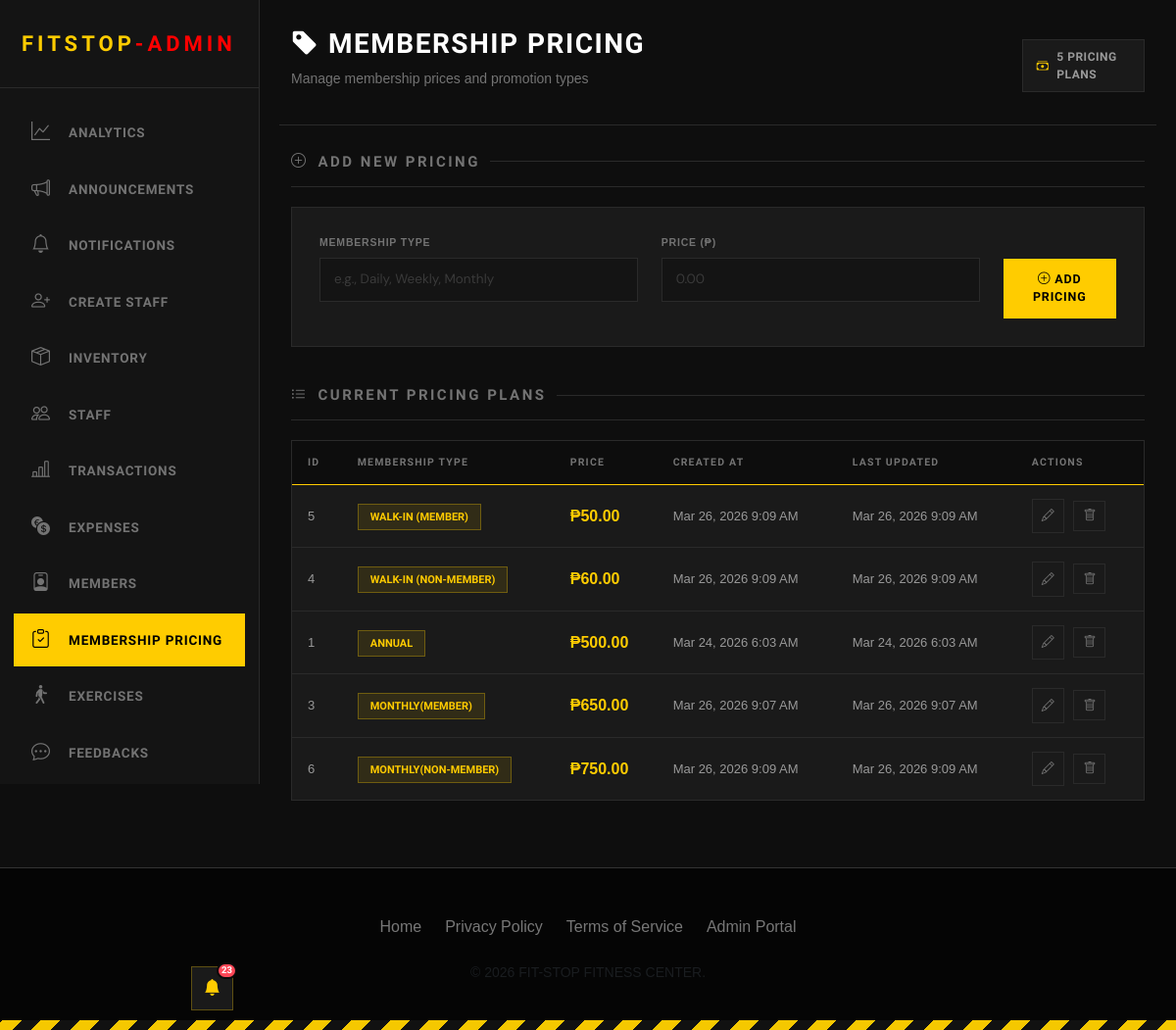
Page /admin/membership_pricing.php (signed in) on the committed database.
### tables this page shows
CREATE TABLE membership_price (     m_price_id INTEGER PRIMARY KEY AUTOINCREMENT,     price REAL NOT NULL,       promo_type TEXT,     created_at DATETIME DEFAULT CURRENT_TIMESTAMP,     updated_at DATETIME DEFAULT CURRENT_TIMESTAMP );

### admin/membership_pricing.php (the view, shortened to what this page needs)
<?php
include("../Login/connection.php");
$stmt = $pdo->query("SELECT * FROM membership_price ORDER BY price ASC");
$pricing = $stmt->fetchAll();
?>
<!DOCTYPE html>
<html>
<head>
    <link rel="stylesheet" href="styles.css">
    <link rel="stylesheet" href="https://cdn.jsdelivr.net/npm/bootstrap-icons@1.11.0/font/bootstrap-icons.css">
    <link href="https://cdn.jsdelivr.net/npm/bootstrap@5.3.8/dist/css/bootstrap.min.css" rel="stylesheet"
>
</head>
<body>
    <?php include('includes/header_admin.php') ?>
    <div class="main-content">
        <div class="topbar row">
            <div class="topbar-left col-sm-12 col-xl-6">
                <h1><i class="bi bi-tag-fill"></i> Membership Pricing</h1>
                <p>Manage membership prices and promotion types</p>
            </div>
            <div class="topbar-right col-sm-12 col-xl-2 col-xl-offset-4">
                <div class="topbar-badge">
                    <i class="bi bi-cash-stack"></i>
                    <span><?php echo count($pricing); ?> Pricing Plans</span>
                </div>
            </div>
        </div>
        <section class="reveal-right">
            <h2><i class="bi bi-plus-circle"></i> Add New Pricing</h2>
            <div class="registration-card">
                <form method="POST" id="addPricingForm">
                    <div class="row">
                        <div class="form-group col-sm-12 col-xl-5">
                            <label class="form-label">Membership Type</label>
                            <input type="text" name="promo_type" class="form-input text-only"
                                placeholder="e.g., Daily, Weekly, Monthly" maxlength="50" required>
                        </div>
                        <div class="form-group col-sm-12 col-xl-5">
                            <label class="form-label">Price (₱)</label>
                            <input type="text" name="price" class="form-input number-only" placeholder="0.00"
                                maxlength="10" required>
                        </div>
                        <div class="form-group col-sm-12 col-xl-2 mt-4">
                            <button type="submit" class="btn-primary">
                                <i class="bi bi-plus-circle"></i> Add Pricing
                            </button>
                        </div>
                    </div>
                </form>
            </div>
        </section>
        <section>
            <h2><i class="bi bi-list-ul"></i> Current Pricing Plans</h2>
            <div class="inventory-table">
                <table>
                    <thead>
                        <tr>
                            <th>ID</th>
                            <th>Membership Type</th>
                            <th>Price</th>
                            <th>Created At</th>
                            <th>Last Updated</th>
                            <th>Actions</th>
                        </tr>
                    </thead>
                    <tbody>
                        <?php if (count($pricing) > 0): ?>
                            <?php foreach ($pricing as $plan): ?>
                                <tr class="reveal">
                                    <td><?php echo $plan['m_price_id']; ?></td>
                                    <td>
                                        <span
                                            style="padding: 6px 12px; background: rgba(255, 204, 0, 0.1); border: 1px solid rgba(255, 204, 0, 0.3); color: var(--hazard); font-weight: 700; text-transform: uppercase; font-size: 11px; font-family: 'Chakra Petch', sans-serif;">
                                            <?php echo htmlspecialchars($plan['promo_type']); ?>
                                        </span>
                                    </td>
                                    <td>
                                        <strong
                                            style="color: var(--hazard); font-size: 16px;">₱<?php echo number_format($plan['price'], 2); ?></strong>
                                    </td>
                                    <td><?php echo date('M d, Y g:i A', strtotime($plan['created_at'])); ?></td>
                                    <td><?php echo date('M d, Y g:i A', strtotime($plan['updated_at'])); ?></td>
                                    <td>
                                        <button class="btn-icon"
                                            onclick="editPrice(<?php echo htmlspecialchars(json_encode($plan)); ?>)">
                                            <i class="bi bi-pencil"></i>
                                        </button>
                                        <a href="?delete=<?php echo $plan['m_price_id']; ?>" class="btn-icon"
                                            onclick="return confirm('Delete this pricing plan?')">
                                            <i class="bi bi-trash"></i>
                                        </a>
                                    </td>
                                </tr>
                            <?php endforeach; ?>
                        <?php endif; ?>
                    </tbody>
                </table>
            </div>
        </section>
    </div>
    <?php include('includes/footer_admin.php') ?>
</body>
</html>

### styles.css (style rules this page uses)
:root { --bg-void: #0a0a0a; --bg-surface: #141414; --bg-card: #1a1a1a; --hazard-yellow: #ffcc00; --text-primary: #ffffff; --text-muted: #a0a0a0; --border-industrial: 1px solid #333; }
body { background-color: var(--bg-void); color: var(--text-primary); font-family: "Inter", sans-serif; overflow-x: hidden; }
h1, h2, h3, h4, h5, .brand-font { font-family: "Chakra Petch", sans-serif; text-transform: uppercase; letter-spacing: 1px; }
:root { --yellow: #f5c800; --yellow-dim: #c9a400; --dark: #0e0e0e; --dark2: #161616; --dark3: #1e1e1e; --border: #2a2a2a; --text: #d0d0d0; --text-muted: #737373; }
* { box-sizing: border-box; }
body { background-color: var(--dark); font-family: "Barlow", sans-serif; color: var(--text); min-height: 100vh; }
body::after { content: ""; display: block; height: 10px; background: repeating-linear-gradient( -45deg, var(--yellow) 0px, var(--yellow) 14px, #111 14px, #111 28px ); position: fixed; bottom: 0; left: 0; right: 0; z-index: 999; }

### admin/admin_custom_styles.css (style rules this page uses)
.reveal { animation: reveal-up 0.7s ease forwards; }
.reveal-right { animation: reveal-right 0.7s ease forwards; }
*, *::before, *::after { cursor: none !important; }

### rows in the picture
membership_price: m_price_id "5", promo_type "WALK-IN (MEMBER)", price "50.00", created_at "Mar 26, 2026 9:09 AM", updated_at "Mar 26, 2026 9:09 AM"
membership_price: m_price_id "4", promo_type "WALK-IN (NON-MEMBER)", price "60.00", created_at "Mar 26, 2026 9:09 AM", updated_at "Mar 26, 2026 9:09 AM"
membership_price: m_price_id "1", promo_type "ANNUAL", price "500.00", created_at "Mar 24, 2026 6:03 AM", updated_at "Mar 24, 2026 6:03 AM"
membership_price: m_price_id "3", promo_type "MONTHLY(MEMBER)", price "650.00", created_at "Mar 26, 2026 9:07 AM", updated_at "Mar 26, 2026 9:07 AM"
membership_price: m_price_id "6", promo_type "MONTHLY(NON-MEMBER)", price "750.00", created_at "Mar 26, 2026 9:09 AM", updated_at "Mar 26, 2026 9:09 AM"

### other values in the picture
$unread_count "23"
count($pricing) "5"
